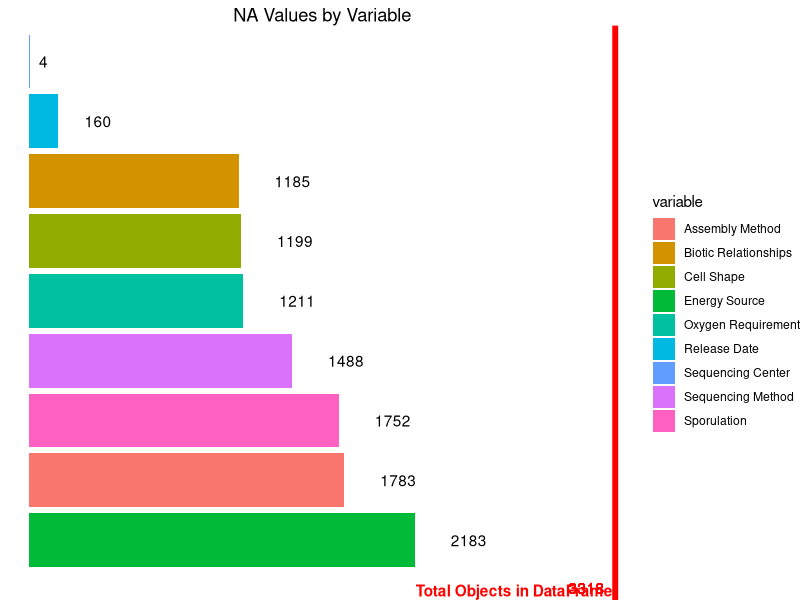
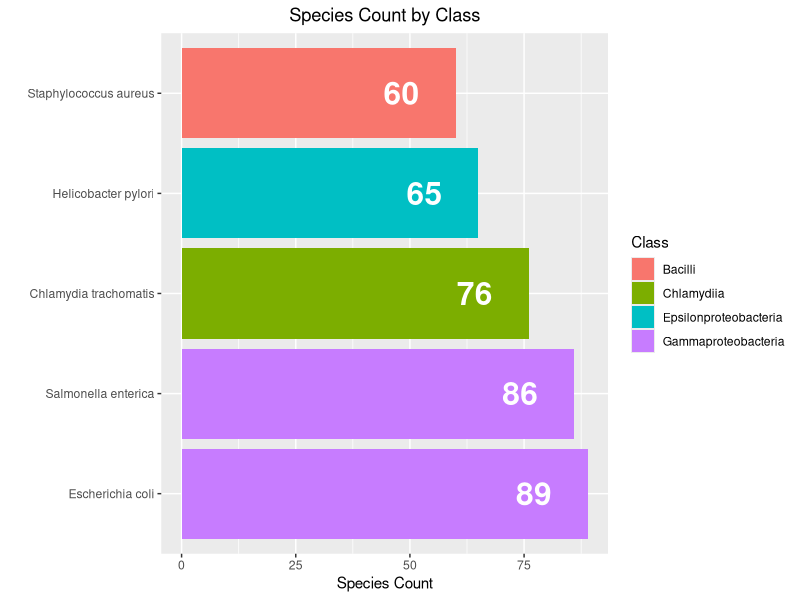

These charts were generated, in order, by the following R code:
# Import and Install Packages
#install.packages('tidyverse')
library(tidyverse)

################################################################################
# Question 1
# Data Read into a DataFrame
df <- readr::read_tsv(file='data.tab')
glimpse(df)

# Na Search in DataFrame
df_na_columns_tidy <- df %>% 
  dplyr::select(everything()) %>%
  dplyr::summarise_all(funs(sum(is.na(.)))) %>%
  dplyr::select_if(funs(sum(.)>0)) %>%
  tidyr::gather(., 'variable', 'na_count')


ggplot(df_na_columns_tidy, aes(x = reorder(variable, desc(na_count)), y=na_count, fill=variable)) +
  ggplot2::geom_col() + 
  theme_void() +
  coord_flip() +
  labs(x='') + labs(y='Na Values Count') +
  ggtitle('NA Values by Variable') + 
  theme(plot.title = element_text(hjust = 0.5)) +
  geom_text(aes(label=na_count), hjust=-1) +
  geom_hline(yintercept = length(df$Domain), color='red', size=2) + 
  geom_text(aes(0,length(df$Domain),label = length(df$Domain), hjust = 1.3), vjust=-0.5, color='red') +
  annotate('text', 0.16, 2760, label='Total Objects in DataFrame:', color='red', fontface=2)

################################################################################
# Question 2
# Top 5 Species by Class 
top_5_class_by_species <- df %>% 
  dplyr::group_by(Class, Species) %>%
  dplyr::summarise(n=n()) %>%
  dplyr::arrange(desc(n)) %>%
  head(., 5)

# Literal Answer ~~ Question 1 
head(top_5_class_by_species, 1)

# Top 5 Sorted Plot 
ggplot(top_5_class_by_species, aes(x=reorder(Species, desc(n)), y=n, fill=Class)) + 
  ggplot2::geom_col() + 
  coord_flip() +
  labs(x='', y='Species Count') +
  ggtitle('Species Count by Class') +
  theme(plot.title = element_text(hjust = 0.5)) +
  geom_text(aes(label=n), color='white', fontface=2, size=8, hjust=2)

################################################################################
# Question 3
family_by_class_and_phylum <- df %>%
  dplyr::group_by(Family, Phylum, Class) %>%
  dplyr::summarise(CDS.Count.Mean=mean(`CDS Count   * assembled`),
                   CDS.Count.Max=max(`CDS Count   * assembled`),
                   CDS.Count.Mean=min(`CDS Count   * assembled`), 
                   CDS.Count.By.Object=n(), 
                   .groups='drop')

################################################################################

  
